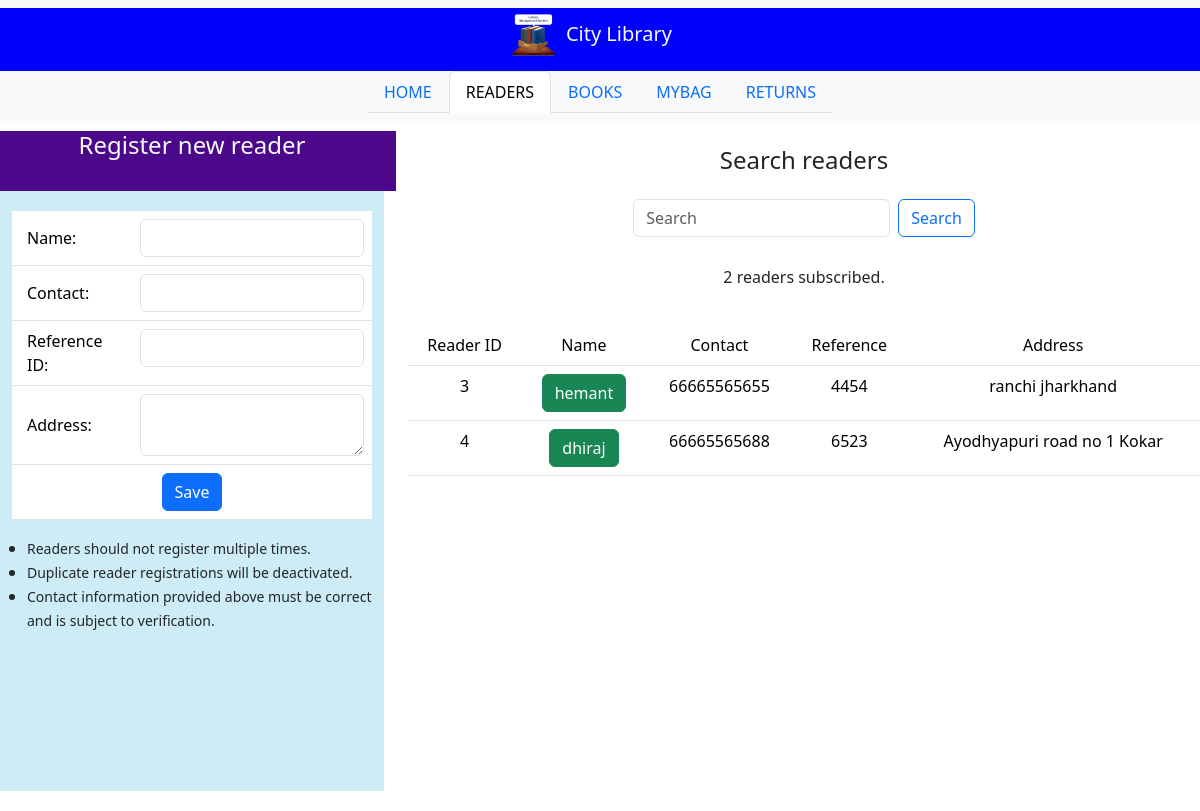
The page /readers/ on the database its author committed.
### lms_app/models.py (models this page shows, shortened)
class Reader(models.Model):
    reference_id = models.CharField(max_length=200)
    reader_name = models.CharField(max_length=200)
    reader_contact = models.CharField(max_length=200)
    reader_address = models.TextField()
    active = models.BooleanField(default=True)

### lms_app/views.py (the view)
# urls.py: path('readers/', readers_tab, name='readers_tab'),
def readers_tab(request):
    readers = Reader.objects.all()
    return render(request, "readers.html", context={"current_tab": "readers", "readers": readers})

### lms_app/templates/readers.html (shortened to what this page needs)
<!DOCTYPE html>
{% extends "index.html" %}
{% load static %}
{% block main_content %}
<div class="container-flex text-center justify-content-center align-items-center" style="padding-bottom:20px; margin-top:10px; vertical-align:middle;">
    <div class="row justify-content-center align-middle" style="margin-top:10px; height:60px;">
        <div class="col-md-4 text-light" style="background-color: #4B088A;">
            <h4>Register new reader</h4>
        </div>
        <div class="col-md-8">
            <h4 style="margin-top:15px">Search readers</h4>
        </div>
    </div>
    <div class="row">
        <div class="col-md-4">
            <div class="container" style="overflow:auto; height:600px; background:#CEECF5;">
                <form action="#" class="d-flex" method="POST">
                    <table class="table" style="margin-top:20px;">
                        <tr>
                            <td style="text-align:left; vertical-align:middle; padding-left:15px;">Name:</td>
                            <td><input type="text" class="form-control" name="reader_name"></td>
                        </tr>
                        <tr>
                            <td style="text-align:left; vertical-align:middle; padding-left:15px;">Contact:</td>
                            <td><input type="text" class="form-control" name="reader_contact"></td>
                        </tr>
                        <tr>
                            <td style="text-align:left; vertical-align:middle; padding-left:15px;">Reference ID:</td>
                            <td><input type="text" class="form-control" name="reader_ref_id"></td>
                        </tr>
                        <tr>
                            <td style="text-align:left; vertical-align:middle; padding-left:15px;">Address:</td>
                            <td><textarea class="form-control" name="address"></textarea></td>
                        </tr>
                        <tr>
                            <td colspan="2"><button class="btn btn-primary" type="submit">Save</button></td>
                        </tr>
                    </table>
                </form>
                <ul style="text-align:left; vertical-align:middle; padding-left:15px;">
                    <li><small>Readers should not register multiple times.</small></li>
                    <li><small>Duplicate reader registrations will be deactivated.</small></li>
                    <li><small>Contact information provided above must be correct and is subject to verification.</small></li>
                </ul>
            </div>
        </div>
        <div class="col-md-8">
            <div class="row">
                <nav class="navbar bg-body-light">
                    <div class="container-fluid justify-content-center align-items-center">
                        <form class="d-flex" role="search">
                            <input class="form-control me-2" type="search" placeholder="Search" aria-label="Search">
                            <button class="btn btn-outline-primary" type="submit">Search</button>
                        </form>
                    </div>
                </nav>
            </div>
            <div class="row" style="margin-top:20px;">
              <p>{{ readers|length }} readers subscribed.</p>
            </div>
            <div class="row" style="margin-top:20px;">
                <div class="container" style="overflow-y:auto; height:400px;">
                    <table class="table table-hover">
                        <thead>
                            <tr>
                                <td>Reader ID</td>
                                <td>Name</td>
                                <td>Contact</td>
                                <td>Reference</td>
                                <td>Address</td>
                            </tr>
                        </thead>
                        <tbody>
                            {% for reader in readers %}
                            <tr>
                                <td>{{ reader.id }}</td>
                                <td>
                                    {% if reader.active %}
                                    <span class="btn btn-success">{{ reader.reader_name }}</span>
                                    {% else %}
                                    <span class="btn btn-secondary">{{ reader.reader_name }}</span>
                                    {% endif %}
                                </td>
                                <td>{{ reader.reader_contact }}</td>
                                <td>{{ reader.reference_id }}</td>
                                <td>{{ reader.reader_address }}</td>
                            </tr>
                            {% endfor %}
                        </tbody>
                    </table>
                </div>
            </div>
        </div>
    </div>
</div>
{% endblock %}

### lms_app/templates/index.html (shortened to what this page needs)
<!DOCTYPE html>
{%load static%}
<html lang="en">
<head>
</head>
<body>
    <!doctype html>
<html lang="en">
  <head>
    <link href="https://cdn.jsdelivr.net/npm/bootstrap@5.3.3/dist/css/bootstrap.min.css" rel="stylesheet">
  </head>
  <body>
    <nav class="navbar bg-body-tertiary">
        <div class="container-fluid justify-content-center align-items-center" style="background-color: #0000FF";>
          <span class="navbar-brand lb-0 h3 text-light">
            <img src="{% static '/lib.png' %}" alt="lms" height=45 style = margin-right:10px;>City Library</span>
        </div>
      <div class="container-fluid justify-content-center align-items-center">
      <ul class="nav nav-tabs">
        <li class="nav-item">
          {% if current_tab == 'home'%}
          <a class="nav-link active" aria-current="page" href="/home">HOME</a>
          {%else%}
          <a class="nav-link" aria-current="page" href="/home">HOME</a>
          {%endif%}
        </li>
        <li class="nav-item">
          {% if current_tab == 'readers'%}
          <a class="nav-link active" aria-current="page" href="/readers">READERS</a>
          {%else%}
          <a class="nav-link" aria-current="page" href="/readers">READERS</a>
          {%endif%}
        </li>
        <li class="nav-item">
          {% if current_tab == 'books'%}
          <a class="nav-link active" aria-current="page" href="/books">BOOKS</a>
          {%else%}
          <a class="nav-link" aria-current="page" href="/books">BOOKS</a>
          {%endif%}
        </li>
      <li class="nav-item">
        {% if current_tab == 'mybag'%}
        <a class="nav-link active" aria-current="page" href="/mybag">MYBAG</a>
        {%else%}
        <a class="nav-link" aria-current="page" href="/mybag">MYBAG</a>
        {%endif%}
      </li>
        <li class="nav-item">
        {% if current_tab == 'return'%}
        <a class="nav-link active" aria-current="page" href="/return">RETURNS</a>
        {%else%}
        <a class="nav-link" aria-current="page" href="/return">RETURNS</a>
        {%endif%}
        </li>
      </ul>
    </div>
  </nav>
  {% block main_content %}
  {% endblock %}
  </body>
</html>
</body>
</html>

### rows shown on the page
Reader: id "3", reader_name "hemant", reader_contact "66665565655", reference_id "4454", reader_address "ranchi jharkhand"
Reader: id "4", reader_name "dhiraj", reader_contact "66665565688", reference_id "6523", reader_address "Ayodhyapuri road no 1 Kokar"

### other values the page prints
{{ readers|length }} "2"
